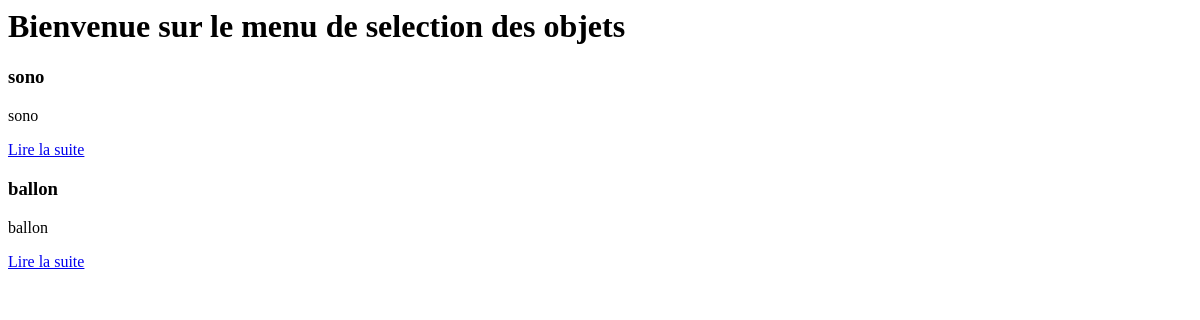
The app's page /, older data.
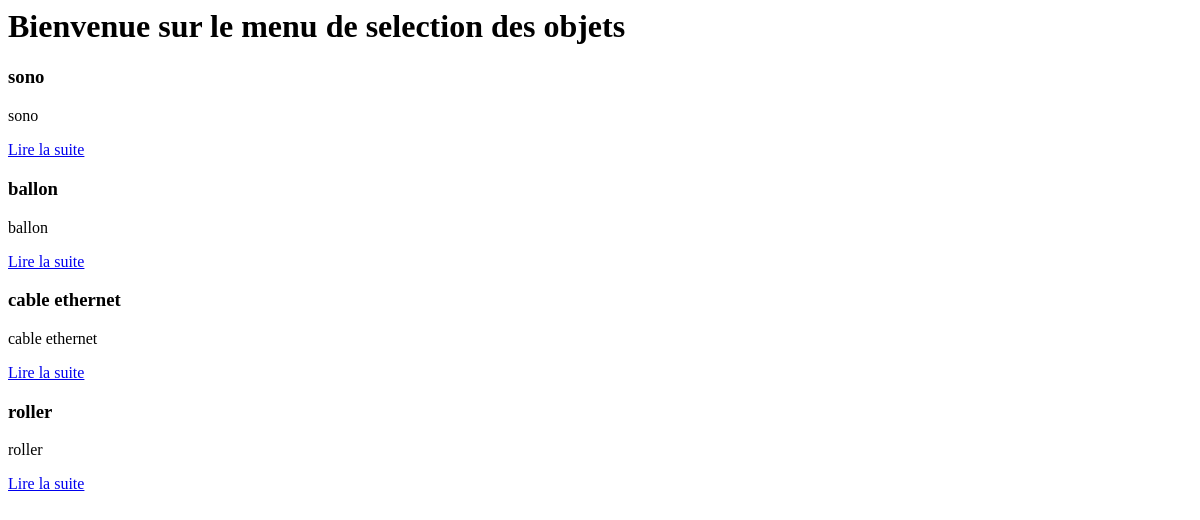
The same page, newer data.
### recherche/models.py (models this page shows, shortened)
class Materiel(models.Model):
    nom = models.CharField(max_length=50)
    etat = models.BooleanField()
    asso = models.ForeignKey('Asso')

### recherche/views.py (the view)
# urls.py: url(r'^$', views.accueil),
def accueil(request):
    materiel = Materiel.objects.all()
    return render(request, 'recherche/accueil.html', {'tous_le_matos': materiel})

### recherche/templates/recherche/accueil.html (shortened to what this page needs)
<h1>Bienvenue sur le menu de selection des objets </h1>
{% for materiel in tous_le_matos %}
    <div class="materiel">
        <h3>{{ materiel.nom }}</h3>
        <p>{{ materiel.nom|truncatewords_html:80 }}</p>
        <p><a href="{% url "recherche.views.selection" materiel.id %}">Lire la suite</a>
    </div>
{% empty %}
    <p>Aucun materiel.</p>
{% endfor %}

Row changes from the older to the newer data that the page shows:
added Materiel: nom "cable ethernet"
added Materiel: nom "roller"
